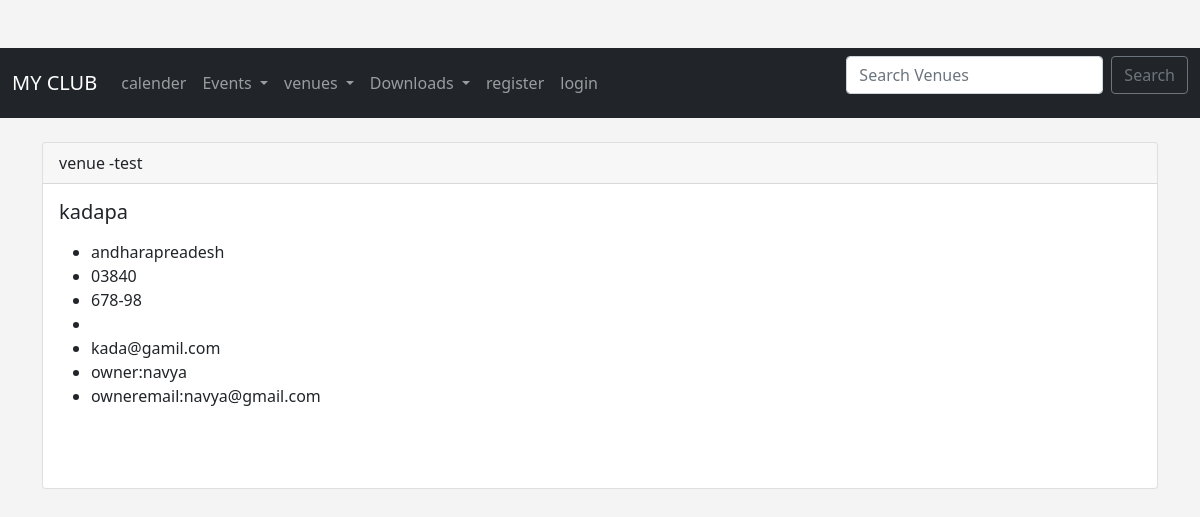
The page /show_venue/7 on the database its author committed.
### events/models.py (models this page shows)
class Venue(models.Model):
	name=models.CharField('Venue Name',max_length=120)
	address=models.CharField(max_length=300)
	zipcode=models.CharField('zip code',max_length=15)
	phone=models.CharField('Contact phone',max_length=25,blank=True)
	web=models.URLField('Website Address',blank=True)
	emailaddress=models.EmailField('Email Address',blank=True)
	owner=models.IntegerField("Venue Owner",blank=False,default=1)#admin user no=2
	venueimage=models.ImageField(null=True,blank=True,upload_to="images/")
	def __str__(self):
		return self.name

### events/views.py (the view)
# urls.py: path('show_venue/<venue_id>',views.show_venue,name="show-venue"), #default create a id like 1,2,3
def show_venue(request,venue_id):
	venue=Venue.objects.get(pk=venue_id)
	venueowner=User.objects.get(pk=venue.owner)
	return render(request,"events/show_venue.html",
		{'venue':venue,
		"venueowner":venueowner})

### events/templates/events/show_venue.html (shortened to what this page needs)
{% extends 'events/base.html' %}
{% block content %}
	<div class="card">
  <div class="card-header">
    		venue -test
  </div>
  <div class="card-body">
    <h5 class="card-title">	{{ venue }}</h5>
    <p class="card-text">
    	<ul>
			<li>{{ venue.address}}<br/></li>
			<li>{{ venue.zipcode}}<br/></li>
			<li>{{ venue.phone}}<br/></li>
			<li><a href="{{ venue.web}}"> {{ venue.web }}</a><br/></li>
			<li>	{{ venue.emailaddress}}<br/></li>
					<li>	owner:{{ venueowner}}<br/></li>
						<li>	owneremail:{{ venueowner.email}}<br/></li>
		</ul>
    </p>
  </div>
	{% endblock %}

### events/templates/events/base.html (style rules this page uses)
body { background: #f4f4f4; }

### rows shown on the page
Venue: name "kadapa", address "andharapreadesh", zipcode "03840", phone "678-98", emailaddress "kada@gamil.com"

### other values the page prints
{{ venueowner }} "navya"
{{ venueowner.email }} "navya@gmail.com"
